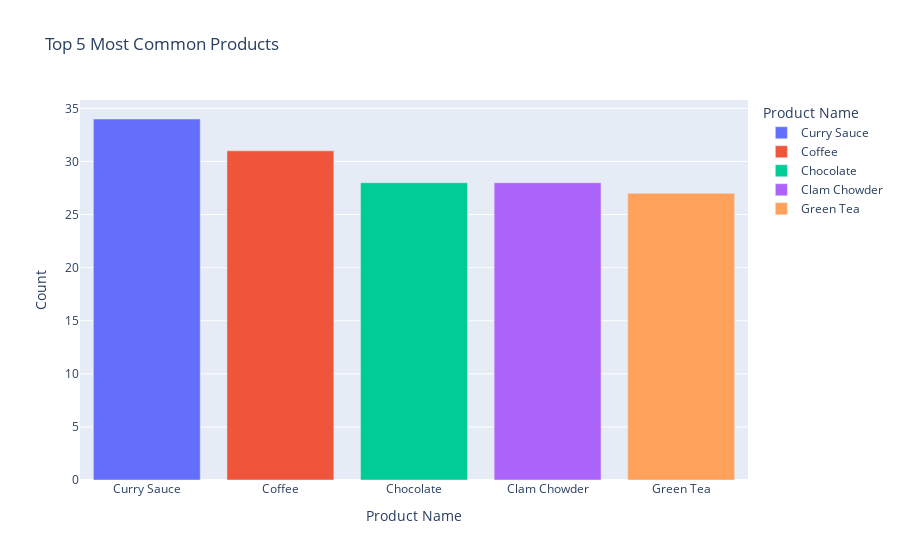

Here is the notebook cell this chart was saved with:
### Code cell
# Count values for Product Name
product_name_count = sales_df['Product Name'].value_counts().reset_index()
product_name_count.rename(columns={'index':'Product Name', 'Product Name':'Count'}, inplace=True)

#  Bar chart of Product Name count
px.bar(product_name_count.head(),
       x='Product Name',
       y='Count',
       color='Product Name',
       title='Top 5 Most Common Products')

### Figure 1 — Plotly figure (JSON) as saved in the notebook; plotly's stock layout.template omitted (floating-point values rounded to 4 significant figures)
{"data": [{"alignmentgroup": "True", "hovertemplate": "Product Name=%{x}<br>Count=%{y}<extra></extra>", "legendgroup": "Curry Sauce", "marker": {"color": "#636efa", "pattern": {"shape": ""}}, "name": "Curry Sauce", "offsetgroup": "Curry Sauce", "orientation": "v", "showlegend": true, "textposition": "auto", "type": "bar", "x": ["Curry Sauce"], "xaxis": "x", "y": [34], "yaxis": "y"}, {"alignmentgroup": "True", "hovertemplate": "Product Name=%{x}<br>Count=%{y}<extra></extra>", "legendgroup": "Coffee", "marker": {"color": "#EF553B", "pattern": {"shape": ""}}, "name": "Coffee", "offsetgroup": "Coffee", "orientation": "v", "showlegend": true, "textposition": "auto", "type": "bar", "x": ["Coffee"], "xaxis": "x", "y": [31], "yaxis": "y"}, {"alignmentgroup": "True", "hovertemplate": "Product Name=%{x}<br>Count=%{y}<extra></extra>", "legendgroup": "Chocolate", "marker": {"color": "#00cc96", "pattern": {"shape": ""}}, "name": "Chocolate", "offsetgroup": "Chocolate", "orientation": "v", "showlegend": true, "textposition": "auto", "type": "bar", "x": ["Chocolate"], "xaxis": "x", "y": [28], "yaxis": "y"}, {"alignmentgroup": "True", "hovertemplate": "Product Name=%{x}<br>Count=%{y}<extra></extra>", "legendgroup": "Clam Chowder", "marker": {"color": "#ab63fa", "pattern": {"shape": ""}}, "name": "Clam Chowder", "offsetgroup": "Clam Chowder", "orientation": "v", "showlegend": true, "textposition": "auto", "type": "bar", "x": ["Clam Chowder"], "xaxis": "x", "y": [28], "yaxis": "y"}, {"alignmentgroup": "True", "hovertemplate": "Product Name=%{x}<br>Count=%{y}<extra></extra>", "legendgroup": "Green Tea", "marker": {"color": "#FFA15A", "pattern": {"shape": ""}}, "name": "Green Tea", "offsetgroup": "Green Tea", "orientation": "v", "showlegend": true, "textposition": "auto", "type": "bar", "x": ["Green Tea"], "xaxis": "x", "y": [27], "yaxis": "y"}], "layout": {"barmode": "relative", "legend": {"title": {"text": "Product Name"}, "tracegroupgap": 0}, "title": {"text": "Top 5 Most Common Products"}, "xaxis": {"anchor": "y", "categoryarray": ["Curry Sauce", "Coffee", "Chocolate", "Clam Chowder", "Green Tea"], "categoryorder": "array", "domain": [0, 1], "title": {"text": "Product Name"}}, "yaxis": {"anchor": "x", "domain": [0, 1], "title": {"text": "Count"}}}}
